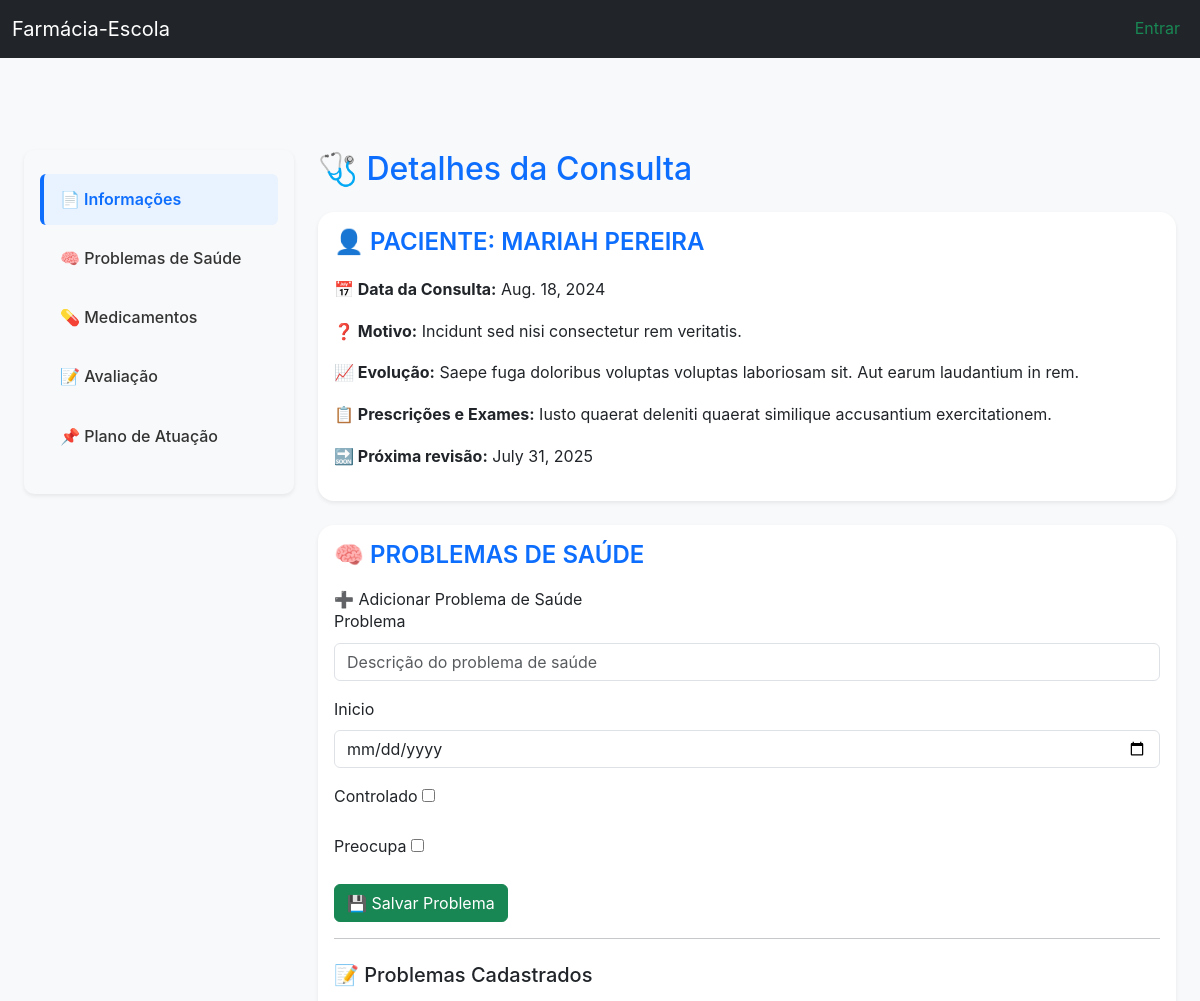
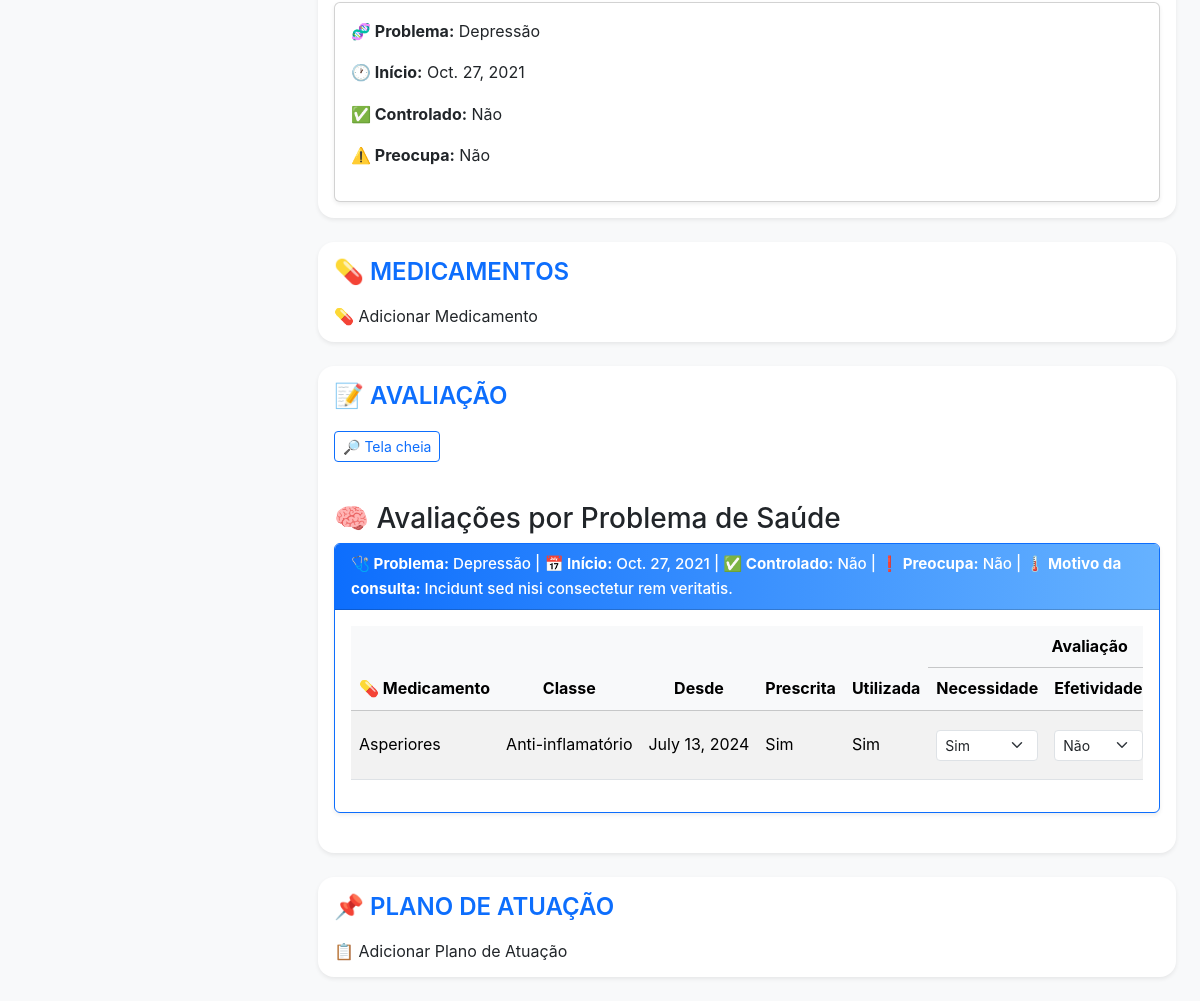
/consulta/consulta/2/, run on the app's committed database (2 pictures, top to bottom).
### consulta/models.py (models this page shows, shortened)
class Consulta(models.Model):
    paciente = models.ForeignKey(Paciente, on_delete=models.CASCADE, related_name='consultas')
    data_consulta = models.DateField()
    evolucao = models.TextField()
    motivo_consulta = models.TextField(max_length=255)
    prescricoes_exames = models.TextField()
    data_proxima_revisao = models.DateField()
    def __str__(self):
        return f"Consulta de {self.paciente.nome} em {self.data_consulta}"

class ProblemaSaude(models.Model):
    consulta = models.ForeignKey(Consulta, related_name='problemas_saude', on_delete=models.CASCADE)
    problema = models.CharField(max_length=255)
    inicio = models.DateField()
    controlado = models.BooleanField(default=False)
    preocupa = models.BooleanField(default=False)
    def __str__(self):
        return f"{self.problema} em {self.consulta.data_consulta}"

class Medicamento(models.Model):
    consulta = models.ForeignKey(Consulta, on_delete=models.CASCADE, related_name='medicamentos', null=True, blank=True)
    problema_saude = models.ForeignKey(ProblemaSaude, on_delete=models.CASCADE, related_name='medicamentos', null=True, blank=True)
    nome = models.CharField(max_length=255)
    classe = models.CharField(max_length=255)
    desde = models.DateField()
    prescrita = models.CharField(max_length=255)
    utilizada = models.CharField(max_length=255)
    para_que_servir = models.TextField()

### paciente/models.py (models this page shows, shortened)
class Paciente(models.Model):
    nome = models.CharField(max_length=150)
    telefone = models.CharField(max_length=15)
    numero_formulario = models.CharField(max_length=10)
    responsavel = models.CharField(max_length=100)
    data_nascimento = models.DateField()
    doencas = models.ManyToManyField(
        Doenca,
        through='MedicamentoDoencaPaciente',
        related_name='pacientes',
        blank=True
    )
    medicamentos = models.ManyToManyField(Medicamento, related_name='pacientes', blank=True)
    genero = models.CharField(
        max_length=15, choices=[('M', 'Masculino'), ('F', 'Feminino'), ('O', 'Outro'), ('ND', 'Prefere não dizer')]
    )
    estado_civil = models.CharField(
        max_length=20, choices=[
            ('Casado(a)', 'Casado(a)'),
            ('Solteiro(a)', 'Solteiro(a)'),
            ('Separado(a)', 'Separado(a)'),
            ('Amigado(a)', 'Amigado(a)'),
            ('Nao consta', 'Não consta'),
            ('Outro', 'Outro'),
        ]
    )
    bairro = models.CharField(max_length=100)
    distrito = models.CharField(max_length=20, choices=[('Rural', 'Zona Rural'), ('Urbano', 'Zona Urbana')])
    municipio = models.CharField(max_length=100)
    escolaridade = models.CharField(
        max_length=30, choices=[
            ('Analfabeto', 'Analfabeto'),
            ('Fundamental incompleto', 'Fundamental incompleto'),
            ('Fundamental completo', 'Fundamental completo'),
            ('Médio incompleto', 'Médio incompleto'),
            ('Ensino médio completo', 'Ensino médio completo'),
            ('Superior incompleto', 'Superior incompleto'),
            ('Superior completo', 'Superior completo'),
            ('Pós-graduação', 'Pós-graduação'),
            ('Nao consta', 'Não consta'),
        ]
    )
    ocupacao = models.CharField(max_length=100)
    raca = models.CharField(
        max_length=20, choices=[
            ('Pardo', 'Pardo'),
            ('Preto', 'Preto'),
            ('Branco', 'Branco'),
            ('Amarelo', 'Amarelo'),
            ('Negro', 'Negro'),
            ('Outro', 'Outro'),
            ('Nao consta', 'Não consta'),
        ]
    )
    reside_com = models.CharField(max_length=100)
    observacoes = models.TextField(blank=True)

### consulta/views.py (the view)
# urls.py: path('consulta/<int:consulta_id>/', views.detalhe_consulta, name='consulta_detalhe_consulta'),
def detalhe_consulta(request, consulta_id):
    consulta = get_object_or_404(Consulta, id=consulta_id)
    problemas = ProblemaSaude.objects.filter(consulta=consulta)
    medicamentos = Medicamento.objects.filter(problema_saude__in=problemas).select_related('problema_saude')
    avaliacoes = Avaliacao.objects.filter(medicamento__in=medicamentos).select_related('medicamento')
    planos = PlanoAtuacao.objects.filter(consulta=consulta)
    problemas_com_medicamentos = []
    for problema in problemas:
        medicamentos_relacionados = problema.medicamentos.all()
        for medicamento in medicamentos_relacionados:
            medicamento.avaliacao = Avaliacao.objects.filter(medicamento=medicamento).first()
        problemas_com_medicamentos.append({
            'problema': problema,
            'medicamentos': medicamentos_relacionados
        })
    context = {
        'consulta': consulta,
        'problemas': problemas,
        'medicamentos': medicamentos,
        'avaliacoes': avaliacoes,
        'planos': planos,
        'problema_form': ProblemaSaudeForm(),
        'medicamento_form': MedicamentoForm(consulta=consulta),
        'avaliacao_form': AvaliacaoForm(),
        'plano_form': PlanoAtuacaoForm(),
        'problemas_com_medicamentos': problemas_com_medicamentos,
    }
    return render(request, 'detalhe_consulta.html', context)

### consulta/forms.py
class ProblemaSaudeForm(forms.ModelForm):
    class Meta:
        model = ProblemaSaude
        exclude = ['consulta']
        fields = '__all__'
        widgets = {
            'inicio': forms.DateInput(attrs={'type': 'date', 'class': 'form-control', 'placeholder': 'Data de início do problema'}),
            'problema': forms.TextInput(attrs={'class': 'form-control', 'placeholder': 'Descrição do problema de saúde'}),
        }

### consulta/templates/detalhe_consulta.html (shortened to what this page needs)
{% extends 'menu.html' %}
{% block content %}
{% load static %}
<link rel="stylesheet" href="{% static 'css/accordion_avaliacao.css' %}" />
<div class="container-fluid content-offset" data-bs-spy="scroll" data-bs-target=".sidebar" data-bs-offset="100"
    tabindex="0">
    <div class="row">
        <aside class="col-md-3 mb-4">
            <div class="sidebar shadow-sm position-sticky sticky-top">
                <ul class="nav flex-column">
                    <li class="nav-item"><a href="#info" class="nav-link">📄 Informações</a></li>
                    <li class="nav-item"><a href="#problemas" class="nav-link">🧠 Problemas de Saúde</a></li>
                    <li class="nav-item"><a href="#medicamentos" class="nav-link">💊 Medicamentos</a></li>
                    <li class="nav-item"><a href="#avaliacao" class="nav-link">📝 Avaliação</a></li>
                    <li class="nav-item"><a href="#plano" class="nav-link">📌 Plano de Atuação</a></li>
                </ul>
            </div>
        </aside>
        <main class="col-md-9">
            <h2 class="mb-4 text-primary">🩺 Detalhes da Consulta</h2>
            <section id="info" class="card section-card section shadow-sm mb-4">
                <div class="card-body">
                    <h5 class="section-title">👤 Paciente: {{ consulta.paciente.nome }}</h5>
                    <p><strong>📅 Data da Consulta:</strong> {{ consulta.data_consulta }}</p>
                    <p><strong>❓ Motivo:</strong> {{ consulta.motivo_consulta }}</p>
                    <p><strong>📈 Evolução:</strong> {{ consulta.evolucao }}</p>
                    <p><strong>📋 Prescrições e Exames:</strong> {{ consulta.prescricoes_exames }}</p>
                    <p><strong>🔜 Próxima revisão:</strong> {{ consulta.data_proxima_revisao }}</p>
                </div>
            </section>
            <section id="problemas" class="card section-card section shadow-sm mb-4">
                <div class="card-body">
                    <h5 class="section-title">🧠 Problemas de Saúde</h5>
                    {% include 'partials/accordion_problema_saude.html' %}
                </div>
            </section>
            <section id="medicamentos" class="card section-card section shadow-sm mb-4">
                <div class="card-body">
                    <h5 class="section-title">💊 Medicamentos</h5>
                    {% include 'partials/accordion_medicamento.html' %}
                </div>
            </section>
            <section id="avaliacao" class="card section-card section shadow-sm mb-4">
                <div class="card-body">
                    <h5 class="section-title">📝 Avaliação</h5>
                    <div class="tabela-avaliacao-wrapper">
                        <button id="open-fullscreen" class="btn btn-sm btn-outline-primary mb-3">🔎 Tela cheia</button>
                        {% include 'partials/accordion_avaliacao.html' %}
                    </div>
            </section>
            <section id="plano" class="card section-card section shadow-sm mb-4">
                <div class="card-body">
                    <h5 class="section-title">📌 Plano de Atuação</h5>
                    {% include 'partials/accordion_plano_atuacao.html' %}
                </div>
            </section>
        </main>
    </div>
</div>
{% endblock %}

### consulta/templates/partials/accordion_problema_saude.html (shortened to what this page needs)
<div class="accordion-item">
    <h2 class="accordion-header" id="headingProblema">
        <button class="accordion-button" type="button" data-bs-toggle="collapse"
            data-bs-target="#collapseProblema">
            ➕ Adicionar Problema de Saúde
        </button>
    </h2>
    <div id="collapseProblema" class="accordion-collapse collapse show" data-bs-parent="#formAccordion">
        <div class="accordion-body">
            <form method="POST" action="{% url 'consulta_adicionar_problema_saude' consulta.id %}">
                {% for field in problema_form %}
                    <div class="mb-3">
                        <label class="form-label">{{ field.label }}</label>
                        {{ field }}
                    </div>
                {% endfor %}
                <button type="submit" class="btn btn-success">
                    💾 Salvar Problema
                </button>
            </form>
            <hr />
            <h5 class="mt-4">📝 Problemas Cadastrados</h5>
            {% if problemas %}
                <div class="list-group">
                    {% for problema in problemas %}
                    <div class="card mt-2 shadow-sm">
                        <div class="card-body">
                            <p><strong>🧬 Problema:</strong> {{ problema.problema }}</p>
                            <p><strong>🕐 Início:</strong> {{ problema.inicio }}</p>
                            <p><strong>✅ Controlado:</strong>
                                {{ problema.controlado|yesno:"Sim,Não,Não informado" }}</p>
                            <p><strong>⚠️ Preocupa:</strong>
                                {{ problema.preocupa|yesno:"Sim,Não,Não informado" }}</p>
                        </div>
                    </div>
                    {% endfor %}
                </div>
            {% else %}
                <p class="text-muted">Nenhum problema de saúde cadastrado.</p>
            {% endif %}
        </div>
    </div>
</div>

### consulta/templates/partials/accordion_avaliacao.html (shortened to what this page needs)
{% load static %}
<h3 class="mt-4">🧠 Avaliações por Problema de Saúde</h3>
{% if problemas_com_medicamentos %}
<div class="row">
    {% for item in problemas_com_medicamentos %}
    <div class="col-md-12 mb-4">
        <div class="card shadow-sm border-primary">
            <div class="card-header bg-primary text-white">
                <strong>🩺 Problema:</strong> {{ item.problema.problema }} |
                <strong>📅 Início:</strong> {{ item.problema.inicio }} |
                <strong>✅ Controlado:</strong> {{ item.problema.controlado|yesno:"Sim,Não" }} |
                <strong>❗ Preocupa:</strong> {{ item.problema.preocupa|yesno:"Sim,Não" }} |
                <strong>🌡️ Motivo da consulta:</strong> {{ consulta.motivo_consulta }}
            </div>
            <div class="card-body">
                {% if item.medicamentos %}
                <div class="table-responsive">
                    <table class="table table-striped table-hover align-middle">
                        <thead class="table-light text-center">
                            <tr>
                                <th rowspan="2">💊 Medicamento</th>
                                <th rowspan="2">Classe</th>
                                <th rowspan="2">Desde</th>
                                <th rowspan="2">Prescrita</th>
                                <th rowspan="2">Utilizada</th>
                                <th colspan="3">Avaliação</th>
                            </tr>
                            <tr>
                                <th>Necessidade</th>
                                <th>Efetividade</th>
                            </tr>
                        </thead>
                        <tbody>
                            {% for medicamento in item.medicamentos %}
                            <tr class="expandable">
                                <form method="POST" action="{% url 'consulta_adicionar_avaliacao' %}" style="display: contents;">
                                    <td>{{ medicamento.nome }}</td>
                                    <td>{{ medicamento.classe }}</td>
                                    <td>{{ medicamento.desde }}</td>
                                    <td>{{ medicamento.prescrita }}</td>
                                    <td>{{ medicamento.utilizada }}</td>
                                    {% with avaliacao=medicamento.avaliacao %}
                                    <td>
                                        <select name="necessidade" class="form-select form-select-sm" required autocomplete="off">
                                            <option value="True" {% if avaliacao.necessidade %}selected{% endif %}>Sim</option>
                                        </select>
                                    </td>
                                    <td>
                                        <select name="efetividade" class="form-select form-select-sm" required autocomplete="off">
                                            <option value="False" {% if not avaliacao.efetividade %}selected{% endif %}>Não</option>
                                        </select>
                                    </td>
                                    {% endwith %}
                                </form>
                            </tr>
                            {% endfor %}
                        </tbody>
                    </table>
                </div>
                {% else %}
                <p class="text-muted">Nenhum medicamento relacionado a esse problema de saúde.</p>
                {% endif %}
            </div>
        </div>
    </div>
    {% endfor %}
</div>
{% else %}
<p class="text-muted">Nenhuma avaliação cadastrada ainda.</p>
{% endif %}

### consulta/static/css/accordion_avaliacao.css (style rules this page uses)
body { font-family: 'Inter', sans-serif; background-color: #f8f9fa; color: #333; line-height: 1.6; position: relative; }
.content-offset { padding-top: 80px; }
.sidebar { position: sticky; top: 90px; max-height: 90vh; overflow-y: auto; background-color: #f8f9fa; border-radius: 10px; padding: 1.5rem 1rem; box-shadow: 0px 4px 8px rgba(0, 0, 0, 0.1); }
.sidebar .nav-link { padding: 0.8rem 1rem; color: #333; border-left: 4px solid transparent; transition: all 0.3s ease; font-weight: 500; border-radius: 0.375rem; margin-bottom: 0.5rem; }
.sidebar .nav-link:hover, .sidebar .nav-link.active, .nav-link.active { background-color: #e9f2ff; color: #0d6efd; border-left: 4px solid #0d6efd; font-weight: 600; }
.section-card { border: none; border-radius: 1rem; background-color: #ffffff; margin-bottom: 2rem; box-shadow: 0px 4px 8px rgba(0, 0, 0, 0.1); transition: transform 0.2s ease-in-out; }
.section-title { font-size: 1.5rem; font-weight: 600; margin-bottom: 1.25rem; color: #0d6efd; text-transform: uppercase; }
.card-body p { margin-bottom: 1rem; font-size: 1rem; }
.card-header { font-size: 0.95rem; font-weight: 500; background: linear-gradient(90deg, #0d6efd, #66b2ff); border-top-left-radius: 1rem; border-top-right-radius: 1rem; }
.fullscreen-content table, .table-responsive table { min-width: 1200px; width: 100%; table-layout: auto; }
.table th, .table td { white-space: nowrap; }

### data on the page
Consulta: paciente.nome "MARIAH PEREIRA", data_consulta "Aug. 18, 2024", motivo_consulta "Incidunt sed nisi consectetur rem veritatis.", evolucao "Saepe fuga doloribus voluptas voluptas laboriosam sit. Aut earum laudantium in rem.", prescricoes_exames "Iusto quaerat deleniti quaerat similique accusantium exercitationem.", data_proxima_revisao "July 31, 2025"
ProblemaSaude: problema "Depressão", inicio "Oct. 27, 2021", controlado "Não", preocupa "Não", problema.problema "Depressão", problema.inicio "Oct. 27, 2021", problema.controlado "Não", problema.preocupa "Não"
Medicamento: nome "Asperiores", classe "Anti-inflamatório", desde "July 13, 2024", prescrita "Sim", utilizada "Sim"

### other printed values
{{ field.label }} "Problema" "Inicio" "Controlado" "Preocupa"
